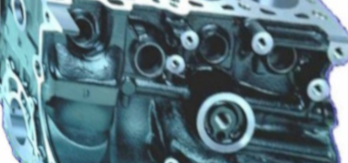
#> input picture motor.png, 348 x 163 px
$ python circulos.py
#> lines starting #> are read from the running program, lines starting #| are printed output that depends on the picture; after the words box and inside, x2 and y2 are one past the last pixel; in counts of white or black regions, pixels touching at a corner belong together
import numpy as np
import cv2
import matplotlib.pyplot as plt
import math
from collections import defaultdict


# Se lee y se muestra la imagen a procesar para detectar las líneas.
img = cv2.imread('./motor.png')
#> img is the input picture: shape (163, 348, 3); mean B, G, R 126.6, 117.1, 90.1
plt.figure(facecolor="#E8E4E4",figsize=(6, 6)).canvas.set_window_title("Imagen a procesar")
plt.imshow(img)
plt.show()

# Se remueve el color de la imagen
imgGris = cv2.cvtColor(img, cv2.COLOR_RGB2GRAY)
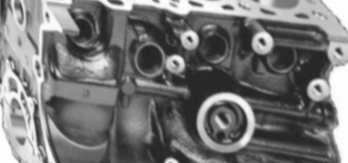
#> imgGris: shape (163, 348); min 34, max 255, mean 116.9
# Se hace un blur para mejorar la detección de bordes
imgBlur = cv2.GaussianBlur(imgGris, (5, 5), 1.5)
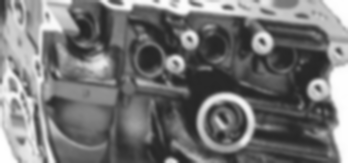
#> imgBlur: shape (163, 348); min 36, max 254, mean 116.9
bordes = cv2.Canny(imgGris, 250, 400)
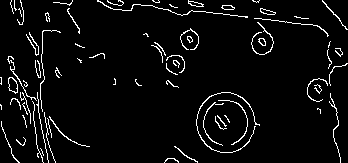
#> bordes: shape (163, 348); 4.8% white in thin lines or dots

# Se muestra la imagen procesada
plt.figure(facecolor="#E8E4E4",figsize=(6, 6)).canvas.set_window_title("Bordes detectados")
plt.imshow(bordes)
plt.show()

# Tomamos las medidas de la imagen
rango_y, rango_x = bordes.shape
#> rango_y = 163; rango_x = 348

# Se calcula el rango de Theta de 0 a 360 grados con incrementos de 3
rango_theta = np.arange(0, 360, 3)

# Se calculan los radios min y máx a buscar. En el caso de estudio el radio es fijo y para la imagen del motor se usa el valor 30
rango_r = np.arange(30, 31, step=1)

# Se precalculan los posibles circulos según los radios y thetas dados utilizando la ecuación de la circunferencia
c_detectados = []
for radio in rango_r:
    for theta in range(100):
        c_detectados.append((radio, int(radio*math.cos(2*math.pi*theta/100)), int(radio*math.sin(2*math.pi*theta/100))))

# Creamos el acumulador usando las dimensiones de la imagen
acumulador = defaultdict(int)
for y in range(rango_y):
    for x in range(rango_x):
        if bordes[y][x] != 0:
            for r, rcos_t, rsin_t in c_detectados:
                x_center = x - rcos_t
                y_center = y - rsin_t
                acumulador[(x_center, y_center, r)] += 1

# Con el acumulador armado lo vamos recorriendo de forma ordenada
# según los máximos detectados usando un límite para los máximos locales
limite = 0.50
circulos = []
for circulo, max in sorted(acumulador.items(), key=lambda i: -i[1]):
    x, y, r = circulo
    local = max / 100
    if local >= limite:
        circulos.append((x, y, r, local))
#> after the loop, circulos = [(225, 122, 30, 0.61)]

#####
for x, y, r, v in circulos:
    print(x,y,r,v)

#####

# Se toma la imagen original para graficar sobre ella los circulos detectados
imgFinal = img.copy()

for x, y, r, v in circulos:
    imgFinal = cv2.circle(imgFinal, (x,y), r, (255,0,0), 2)
#> this loop made 1 pass
#> pass 1, `imgFinal = cv2.circle(imgFinal, (x,y), r, (255,0,0), 2)`:
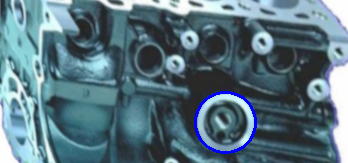
#> imgFinal: shape (163, 348, 3); 0.99% of pixels changed, all inside (x1, y1, x2, y2) = (194, 91, 257, 154)

plt.figure(facecolor="#E8E4E4",figsize=(6, 6)).canvas.set_window_title("Circulos detectados")
plt.imshow(imgFinal)
plt.show()
